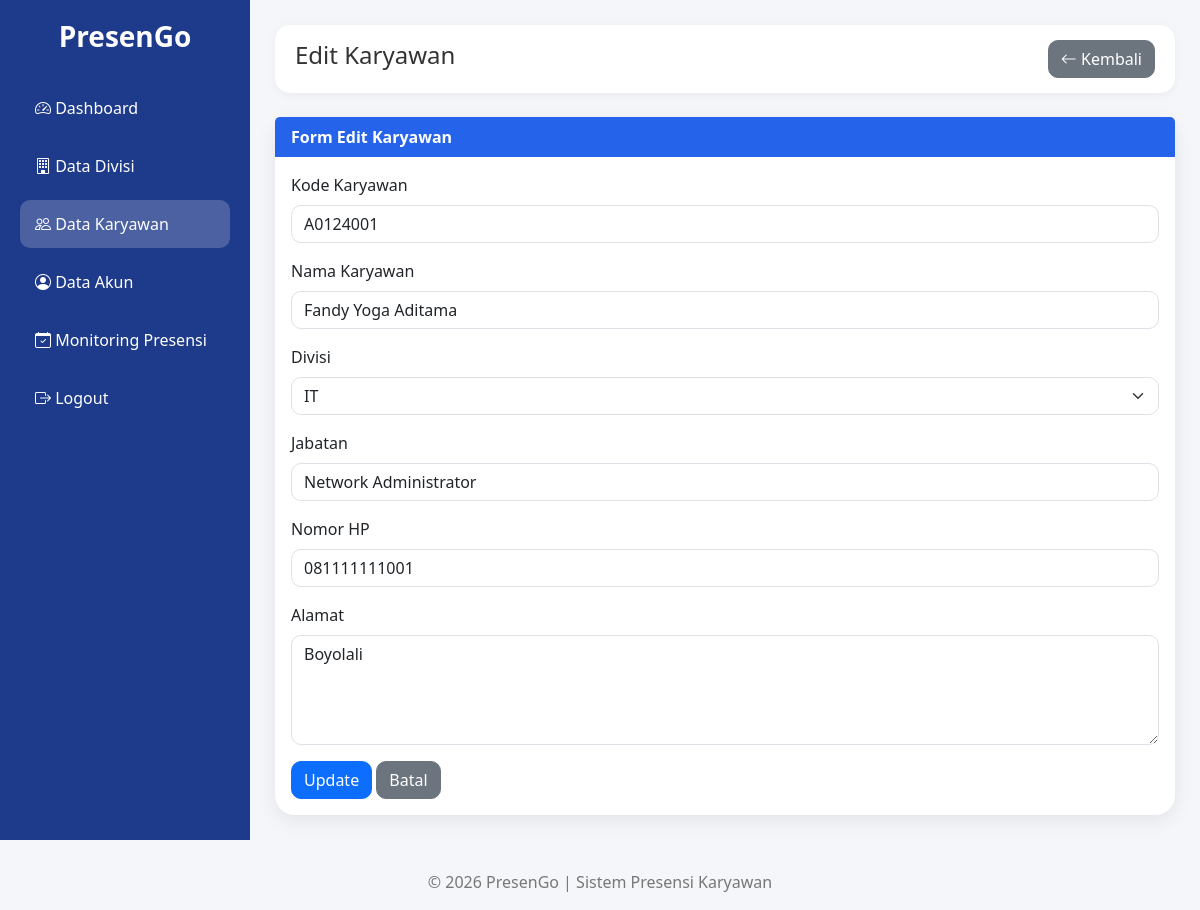
Page /PresenGo/admin/karyawan/edit.php?id=1 (signed in) on the committed database.
### tables this page shows
CREATE TABLE `karyawan` (
  `id_karyawan` int(11) NOT NULL,
  `kode_karyawan` varchar(20) NOT NULL,
  `id_divisi` int(11) NOT NULL,
  `nama_karyawan` varchar(100) NOT NULL,
  `jabatan` varchar(100) NOT NULL,
  `no_hp` varchar(20) DEFAULT NULL,
  `alamat` varchar(100) DEFAULT NULL,
  `created_at` timestamp NOT NULL DEFAULT current_timestamp()
);

CREATE TABLE `divisi` (
  `id_divisi` int(11) NOT NULL,
  `nama_divisi` varchar(100) NOT NULL,
  `deskripsi` text DEFAULT NULL,
  `created_at` timestamp NOT NULL DEFAULT current_timestamp()
);

### PresenGo/config/helper.php (called while the page is built, shortened)
<?php
function e($text)
{
    return htmlspecialchars(
        $text ?? '',
        ENT_QUOTES,
        'UTF-8'
    );
}
?>

### PresenGo/admin/karyawan/edit.php (the view, shortened to what this page needs)
<?php
require_once '../../config/koneksi.php';
require_once '../../config/helper.php';
$id_karyawan = (int) $_GET['id'];
$query = mysqli_query(
    $koneksi,
    "SELECT *
     FROM karyawan
     WHERE id_karyawan = $id_karyawan"
);
$data = mysqli_fetch_assoc($query);
$divisi = mysqli_query(
    $koneksi,
    "SELECT *
     FROM divisi
     ORDER BY nama_divisi ASC"
);
require_once '../../templates/header.php';
?>
<div class="wrapper">
    <?php require_once '../../templates/sidebar_admin.php'; ?>
    <div class="content">
        <div class="topbar">
            <h4>Edit Karyawan</h4>
            <a
                href="index.php"
                class="btn btn-secondary"
            >
                <i class="bi bi-arrow-left"></i>
                Kembali
            </a>
        </div>
        <div class="card mt-4">
            <div class="card-header">
                Form Edit Karyawan
            </div>
            <div class="card-body">
                <form
                    action="../../proses/karyawan_update.php"
                    method="POST"
                >
                    <div class="mb-3">
                        <label class="form-label">
                            Kode Karyawan
                        </label>
                        <input
                            type="text"
                            name="kode_karyawan"
                            class="form-control"
                            minlength="8"
                            maxlength="8"
                            pattern="(?=.*[A-Za-z])(?=.*[0-9])[A-Za-z0-9]{8}"
                            title="Kode karyawan harus tepat 8 karakter, berisi kombinasi huruf dan angka."
                            value="<?= e($data['kode_karyawan']); ?>"
                            required
                        >
                    </div>
                    <div class="mb-3">
                        <label class="form-label">
                            Nama Karyawan
                        </label>
                        <input
                            type="text"
                            name="nama_karyawan"
                            class="form-control"
                            value="<?= e($data['nama_karyawan']); ?>"
                            required
                        >
                    </div>
                    <div class="mb-3">
                        <label class="form-label">
                            Divisi
                        </label>
                        <select
                            name="id_divisi"
                            class="form-select"
                            required
                        >
                            <?php
                            while(
                                $d =
                                mysqli_fetch_assoc($divisi)
                            ) :
                            ?>
                            <option
                                value="<?= $d['id_divisi']; ?>"
                                <?= $data['id_divisi'] == $d['id_divisi']
                                    ? 'selected'
                                    : ''; ?>
                            >
                                <?= e($d['nama_divisi']); ?>
                            </option>
                            <?php endwhile; ?>
                        </select>
                    </div>
                    <div class="mb-3">
                        <label class="form-label">
                            Jabatan
                        </label>
                        <input
                            type="text"
                            name="jabatan"
                            class="form-control"
                            value="<?= e($data['jabatan']); ?>"
                            required
                        >
                    </div>
                    <div class="mb-3">
                        <label class="form-label">
                            Nomor HP
                        </label>
                        <input
                            type="text"
                            name="no_hp"
                            class="form-control"
                            inputmode="numeric"
                            minlength="11"
                            maxlength="13"
                            pattern="[0-9]{11,13}"
                            title="Nomor HP harus berisi 11 sampai 13 digit angka."
                            value="<?= e($data['no_hp']); ?>"
                            required
                        >
                    </div>
                    <div class="mb-3">
                        <label class="form-label">
                            Alamat
                        </label>
                        <textarea
                            name="alamat"
                            class="form-control"
                            rows="4"
                        ><?= e($data['alamat']); ?></textarea>
                    </div>
                    <button
                        type="submit"
                        class="btn btn-primary"
                    >
                        Update
                    </button>
                    <a
                        href="index.php"
                        class="btn btn-secondary"
                    >
                        Batal
                    </a>
                </form>
            </div>
        </div>
    </div>
</div>
<?php
require_once '../../templates/footer.php';
?>

### PresenGo/assets/css/style.css (style rules this page uses)
* { margin:0; padding:0; box-sizing:border-box; }
body { background:#f4f6f9; font-family:'Segoe UI',sans-serif; color:#333; }
.wrapper { display:flex; min-height:100vh; }
.content { flex:1; padding:25px; }
.topbar { background:white; padding:15px 20px; border-radius:15px; display:flex; justify-content:space-between; align-items:center; box-shadow:0 2px 10px rgba(0,0,0,.05); }
.card { border:none; border-radius:20px; box-shadow:0 5px 20px rgba(0,0,0,.08); }
.card-header { background:#2563eb; color:white; border:none; font-weight:bold; }
.form-control, .form-select { border-radius:10px; }
.btn { border-radius:10px; }

### rows in the picture
karyawan: kode_karyawan "A0124001", nama_karyawan "Fandy Yoga Aditama", id_divisi "IT", jabatan "Network Administrator", no_hp "081111111001", alamat "Boyolali"
